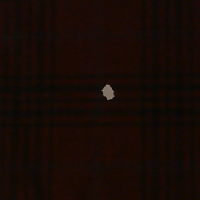
#> input picture anomali_image.png, 200 x 200 px
$ python Scanning.py
#> lines starting #> are read from the running program, lines starting #| are printed output that depends on the picture; after the words box and inside, x2 and y2 are one past the last pixel; in counts of white or black regions, pixels touching at a corner belong together
#> the answer given: anomali_image.png
import ezdxf
import cv2
import numpy as np
import os
import tkinter as tk
from tkinter import filedialog

# Function to save coordinates to a DXF file
def save_to_dxf(corners, filename="output.dxf"):
    doc = ezdxf.new(dxfversion='R2010')
    msp = doc.modelspace()

    for point in corners:
        x, y = point.ravel()  # Convert from array to simple coordinates
        mirrored_point = (float(x), float(-y))  # Convert to float and mirror y
        msp.add_point(mirrored_point, dxfattribs={'color': 1})

    doc.saveas(filename)
    print(f"Coordinates saved to {filename}")

# Function to process an image
def process_image(image_path):
    # Read the image
#> called with image_path = 'anomali_image.png'
    frame = cv2.imread(image_path)
#> frame is the input picture: shape (200, 200, 3); mean B, G, R 5.2, 10.1, 22.2
    if frame is None:
        print(f"Error: Could not read image {image_path}")
        return

    # Define the region of interest (ROI) as the entire image or a specific area
    frame_height, frame_width = frame.shape[:2]
#> frame_height = 200; frame_width = 200

    # You can process the entire image
    roi = frame.copy()

    # Or define a centered ROI if you want to keep that functionality
    roi_size = min(frame_height, frame_width) - 20  # Size of the square
#> roi_size = 180
    roi_start_x = frame_width // 2 - roi_size // 2
#> roi_start_x = 10
    roi_start_y = frame_height // 2 - roi_size // 2
#> roi_start_y = 10
    roi_end_x = roi_start_x + roi_size
#> roi_end_x = 190
    roi_end_y = roi_start_y + roi_size
#> roi_end_y = 190
    roi = frame[roi_start_y:roi_end_y, roi_start_x:roi_end_x]

    # Convert the ROI to grayscale
    gray_frame = cv2.cvtColor(roi, cv2.COLOR_BGR2GRAY)

    # Apply bilateral filter to reduce noise while preserving edges
    filtered = cv2.bilateralFilter(gray_frame, 9, 75, 75)

    # Apply adaptive thresholding with MEAN method (less blurry than Gaussian)
    thresh = cv2.adaptiveThreshold(filtered, 255, cv2.ADAPTIVE_THRESH_MEAN_C,
                                  cv2.THRESH_BINARY_INV, 15, 2)
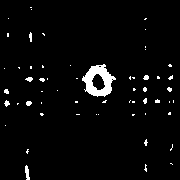
#> thresh: shape (180, 180); 3.3% white; 58 white regions (50 under 20 px), largest, box (x1, y1, x2, y2) and area: (82, 64, 116, 97) 588, (25, 165, 30, 180) 49, (25, 77, 33, 82) 26

    # Improve edge detection
    edges = cv2.Canny(filtered, 50, 150)
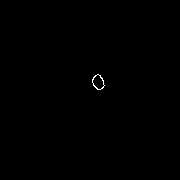
#> edges: shape (180, 180); 0.15% white in thin lines or dots, all inside (x1, y1, x2, y2) = (92, 74, 105, 90)

    # Morphological operations to clean up edges
    kernel = cv2.getStructuringElement(cv2.MORPH_RECT, (3, 3))
    morph = cv2.morphologyEx(thresh, cv2.MORPH_CLOSE, kernel)
#> morph: shape (180, 180); 3.4% white; 52 white regions (43 under 20 px)

    # Find contours
    contours, _ = cv2.findContours(morph, cv2.RETR_EXTERNAL, cv2.CHAIN_APPROX_SIMPLE)
#> contours = 52 contours, 50 with area under 20; largest, box (x1, y1, x2, y2) and area: (82, 64, 116, 97) 684, (25, 165, 30, 180) 34

    # Filter contours by area to remove noise
    min_area = 100
    valid_contours = [cnt for cnt in contours if cv2.contourArea(cnt) > min_area]
#> valid_contours = 1 contour; box (x1, y1, x2, y2) and area: (82, 64, 116, 97) 684

    # Create a copy of the ROI for visualization
    display_roi = roi.copy()
    roi_without_border = roi.copy()

    # Draw contours on the display image
    cv2.drawContours(display_roi, valid_contours, -1, (0, 255, 0), 1)
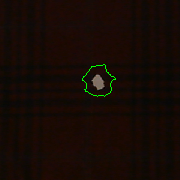
#> display_roi: shape (180, 180, 3); mean B, G, R 5.2, 11, 22.3

    # Store all detected corner points
    all_corners = []

    for contour in valid_contours:
        # Use a smaller epsilon for more accurate corner detection
        epsilon = 0.01 * cv2.arcLength(contour, True)
        approx = cv2.approxPolyDP(contour, epsilon, True)

        # Alternative: Use Harris corner detector for more precise corner detection
        corners = cv2.goodFeaturesToTrack(gray_frame,
                                         mask=cv2.drawContours(np.zeros_like(gray_frame), [contour], 0, 255, -1),
                                         maxCorners=25,
                                         qualityLevel=0.01,
                                         minDistance=10)

        if corners is not None:
            all_corners.extend(corners)
            for corner in corners:
                x, y = corner.ravel()
                cv2.circle(display_roi, (int(x), int(y)), 3, (0, 0, 255), -1)

        # Also draw the approximated polygon corners
        for point in approx:
            x, y = point[0]
            cv2.circle(display_roi, (x, y), 5, (255, 0, 0), -1)  # Blue points
            all_corners.append(np.array([[x, y]], dtype=np.float32))
#> this loop made 1 pass
#> (epsilon, corners) on pass 1: (1.16, [[97, 89], [92, 80], [103, 81]])
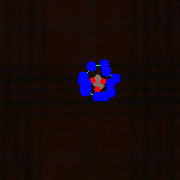
#> display_roi: shape (180, 180, 3); 2.85% of pixels changed, all inside (x1, y1, x2, y2) = (77, 59, 121, 102)
#> after the loop, all_corners = [[[97, 89]], [[92, 80]], [[103, 81]], [[104, 64]], [[91, 66]], [[83, 76]], [[82, 80]], [[86, 83]], [[86, 88]], [[84, 89]], [[85, 91]], [[97, 96]], [[104, 96]], [[110, 92]], [[110, 83]], [[115, 78]], [[106, 71]]]

    # Display the edge image for debugging
    edge_display = cv2.cvtColor(edges, cv2.COLOR_GRAY2BGR)
    thresh_display = cv2.cvtColor(thresh, cv2.COLOR_GRAY2BGR)
    gray_display = cv2.cvtColor(filtered, cv2.COLOR_GRAY2BGR)

    # Stack displays horizontally and vertically
    try:
        top_row = np.concat([display_roi, edge_display])
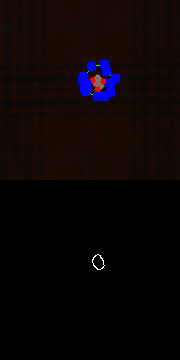
#> top_row: shape (360, 180, 3); mean B, G, R 6, 5.1, 11.3
        bottom_row = np.concat([thresh_display, gray_display])
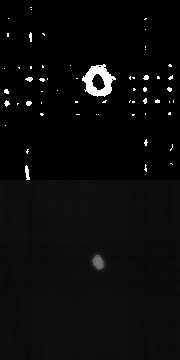
#> bottom_row: shape (360, 180, 3); min 0, max 255, mean 10.8
        combined = np.concat([top_row, bottom_row])
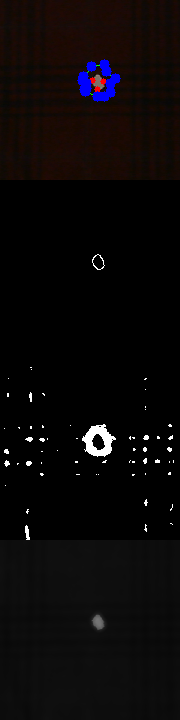
#> combined: shape (720, 180, 3); mean B, G, R 8.4, 8, 11.1
    except ValueError:
        # Ensure all images are the same size
        h, w = display_roi.shape[:2]
        edge_display = cv2.resize(edge_display, (w, h))
        thresh_display = cv2.resize(thresh_display, (w, h))
        gray_display = cv2.resize(gray_display, (w, h))

        top_row = np.concat([display_roi, edge_display])
        bottom_row = np.concat([thresh_display, gray_display])
        combined = np.concat([top_row, bottom_row])

    # Resize if too large
    if combined.shape[0] > 800 or combined.shape[1] > 1200:
        scale = min(800/combined.shape[0], 1200/combined.shape[1])
        combined = cv2.resize(combined, (0, 0), fx=scale, fy=scale)

    # Display results
    cv2.imshow('Original Image', frame)
    cv2.imshow('Processing Steps', combined)

    while True:
        key = cv2.waitKey(0) & 0xFF
#> (key q is pressed here)
        if key == ord('q'):
            break


    cv2.destroyAllWindows()
    return all_corners

# Main function to select and process an image
def main():
    # Create a simple Tkinter root window
    root = tk.Tk()
    root.withdraw()  # Hide the root window

    # Ask the user to select an image file
    file_path = filedialog.askopenfilename(
        title="Select Image File",
        filetypes=[
            ("Image files", "*.jpg *.jpeg *.png *.bmp *.tif *.tiff"),
            ("All files", "*.*")
        ]
    )

    if file_path:
        corners = process_image(file_path)
#> corners has the same summary as all_corners in process_image
        if corners:
            print(f"Found {len(corners)} corners in the image")
#| Found 17 corners in the image
    else:
        print("No file selected")

if __name__ == "__main__":
    main()
